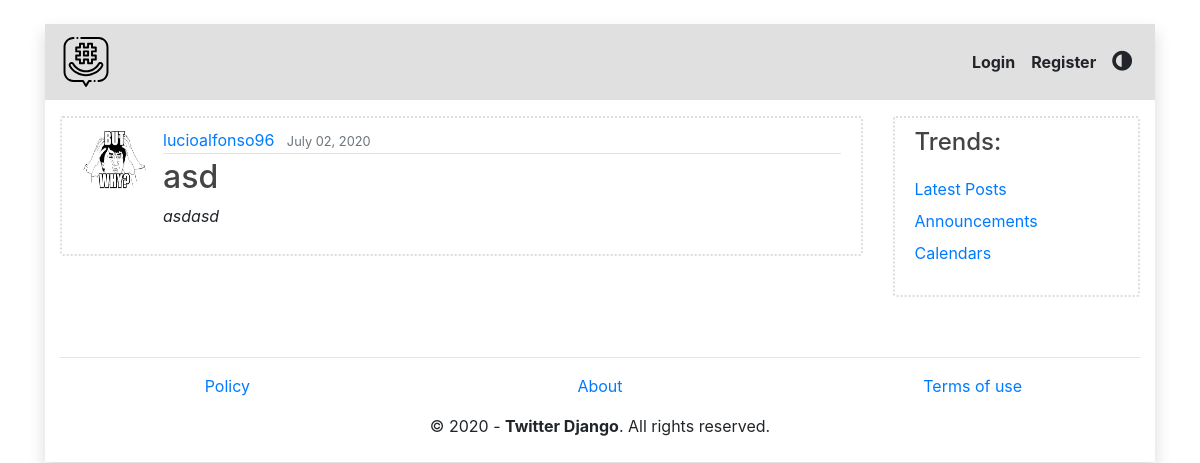
/post/30/, run on an earlier commit of the app's database.
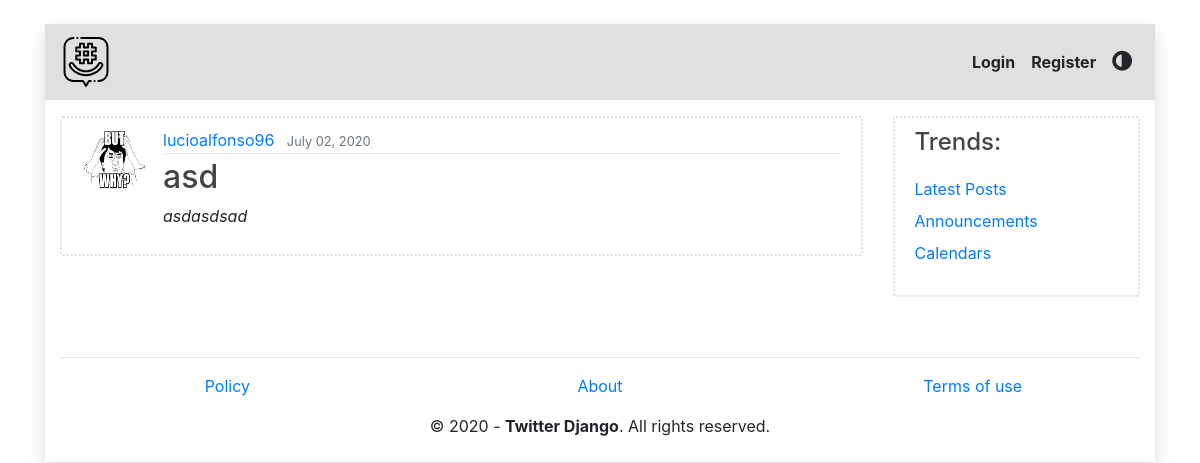
And on a later commit of the database.
### blog/models.py (models this page shows, shortened)
class Post(models.Model):
  title = models.CharField(max_length=80)
  content = models.TextField()
  date_posted = models.DateTimeField(default=timezone.now)
  author = models.ForeignKey(User, on_delete=models.CASCADE)

### users/models.py (models this page shows, shortened)
class Profile(models.Model):
  user = models.OneToOneField(User, on_delete=models.CASCADE)
  image = models.ImageField(default='default.jpg', upload_to='profile_pics')

### blog/views.py (the view)
# urls.py: path('post/<int:pk>/', PostDetailView.as_view(), name='post-detail'),
class PostDetailView(DetailView):
  model = Post
  template_name = 'blog/post_detail.htm'

### blog/templates/blog/post_detail.htm (shortened to what this page needs)
{% extends "blog/base.htm" %}
{% block content %}
  <article class="media content-section">
    <img class="rounded-circle article-img" loading="lazy" alt="profile image"
      src="{{ object.author.profile.image.url }}" />
    <div class="media-body">
      <div class="article-metadata">
        <a class="mr-2" href="{% url 'user-posts' post.author.username %}">
          {{ object.author }}
        </a>
        <small class="text-muted">
          {{ object.date_posted|date:"F d, Y" }}
        </small>
      </div>
      <h2 class="article-title">{{ object.title }}</h2>
      <p class="article-content">{{ object.content }}</p>
    </div>
  </article>
{% endblock content %}

What changed in the data, as far as the page shows it:
changed Post "asd": content "asdasd" → "asdasdsad"
